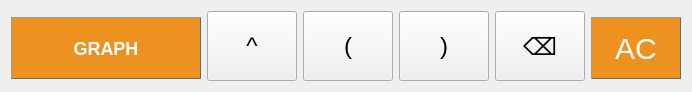
     <widget class="QWidget" name="layoutWidget_6">
      <property name="geometry">
       <rect>
        <x>50</x>
        <y>100</y>
        <width>692</width>
        <height>82</height>
       </rect>
      </property>
      <layout class="QHBoxLayout" name="horizontalLayout">
       <item>
        <widget class="QPushButton" name="button_graph">
         <property name="sizePolicy">
          <sizepolicy hsizetype="Fixed" vsizetype="Fixed">
           <horstretch>0</horstretch>
           <verstretch>0</verstretch>
          </sizepolicy>
         </property>
         <property name="minimumSize">
          <size>
           <width>190</width>
           <height>70</height>
          </size>
         </property>
         <property name="maximumSize">
          <size>
           <width>190</width>
           <height>70</height>
          </size>
         </property>
         <property name="baseSize">
          <size>
           <width>190</width>
           <height>70</height>
          </size>
         </property>
         <property name="font">
          <font>
           <pointsize>-1</pointsize>
           <italic>false</italic>
           <bold>true</bold>
          </font>
         </property>
         <property name="cursor">
          <cursorShape>PointingHandCursor</cursorShape>
         </property>
         <property name="styleSheet">
          <string notr="true">QPushButton {
background-color: #ed9121;
  border-style: outset;
  border-width: 1px;
  border-color: #646c64;
  color: white;
  
  text-align: center;
  opacity: 0.6;
  margin: 6px, 2px;
  font: bold 18px;
vertical-align: middle;
}

QPushButton:pressed {
background-color:  #ffc793;
border-style: inset;
}

QPushButton:hover {
opacity: 1
}</string>
         </property>
         <property name="text">
          <string>GRAPH</string>
         </property>
         <property name="shortcut">
          <string>G</string>
         </property>
        </widget>
       </item>
       <item>
        <widget class="QPushButton" name="button_pow">
         <property name="sizePolicy">
          <sizepolicy hsizetype="Fixed" vsizetype="Fixed">
           <horstretch>0</horstretch>
           <verstretch>0</verstretch>
          </sizepolicy>
         </property>
         <property name="minimumSize">
          <size>
           <width>90</width>
           <height>70</height>
          </size>
         </property>
         <property name="maximumSize">
          <size>
           <width>90</width>
           <height>70</height>
          </size>
         </property>
         <property name="baseSize">
          <size>
           <width>90</width>
           <height>70</height>
          </size>
         </property>
         <property name="font">
          <font>
           <pointsize>18</pointsize>
           <italic>false</italic>
           <bold>false</bold>
           <underline>false</underline>
          </font>
         </property>
         <property name="cursor">
          <cursorShape>PointingHandCursor</cursorShape>
         </property>
         <property name="text">
          <string>^</string>
         </property>
         <property name="shortcut">
          <string>^</string>
         </property>
        </widget>
       </item>
       <item>
        <widget class="QPushButton" name="button_openbracket">
         <property name="sizePolicy">
          <sizepolicy hsizetype="Fixed" vsizetype="Fixed">
           <horstretch>0</horstretch>
           <verstretch>0</verstretch>
          </sizepolicy>
         </property>
         <property name="minimumSize">
          <size>
           <width>90</width>
           <height>70</height>
          </size>
         </property>
         <property name="maximumSize">
          <size>
           <width>90</width>
           <height>70</height>
          </size>
         </property>
         <property name="baseSize">
          <size>
           <width>90</width>
           <height>70</height>
          </size>
         </property>
         <property name="font">
          <font>
           <pointsize>18</pointsize>
           <italic>false</italic>
           <bold>false</bold>
           <underline>false</underline>
          </font>
         </property>
         <property name="cursor">
          <cursorShape>PointingHandCursor</cursorShape>
         </property>
         <property name="text">
          <string>(</string>
         </property>
         <property name="shortcut">
          <string>(</string>
         </property>
        </widget>
       </item>
       <item>
        <widget class="QPushButton" name="button_closebracket">
         <property name="sizePolicy">
          <sizepolicy hsizetype="Fixed" vsizetype="Fixed">
           <horstretch>0</horstretch>
           <verstretch>0</verstretch>
          </sizepolicy>
         </property>
         <property name="minimumSize">
          <size>
           <width>90</width>
           <height>70</height>
          </size>
         </property>
         <property name="maximumSize">
          <size>
           <width>90</width>
           <height>70</height>
          </size>
         </property>
         <property name="baseSize">
          <size>
           <width>90</width>
           <height>70</height>
          </size>
         </property>
         <property name="font">
          <font>
           <pointsize>18</pointsize>
           <italic>false</italic>
           <bold>false</bold>
           <underline>false</underline>
          </font>
         </property>
         <property name="cursor">
          <cursorShape>PointingHandCursor</cursorShape>
         </property>
         <property name="text">
          <string>)</string>
         </property>
         <property name="shortcut">
          <string>)</string>
         </property>
        </widget>
       </item>
       <item>
        <widget class="QPushButton" name="button_backspace">
         <property name="sizePolicy">
          <sizepolicy hsizetype="Fixed" vsizetype="Fixed">
           <horstretch>0</horstretch>
           <verstretch>0</verstretch>
          </sizepolicy>
         </property>
         <property name="minimumSize">
          <size>
           <width>90</width>
           <height>70</height>
          </size>
         </property>
         <property name="maximumSize">
          <size>
           <width>90</width>
           <height>70</height>
          </size>
         </property>
         <property name="baseSize">
          <size>
           <width>90</width>
           <height>70</height>
          </size>
         </property>
         <property name="font">
          <font>
           <pointsize>18</pointsize>
           <italic>false</italic>
           <bold>false</bold>
           <underline>false</underline>
          </font>
         </property>
         <property name="cursor">
          <cursorShape>PointingHandCursor</cursorShape>
         </property>
         <property name="text">
          <string>⌫</string>
         </property>
         <property name="shortcut">
          <string>Backspace</string>
         </property>
        </widget>
       </item>
       <item>
        <widget class="QPushButton" name="button_ac">
         <property name="sizePolicy">
          <sizepolicy hsizetype="Fixed" vsizetype="Fixed">
           <horstretch>0</horstretch>
           <verstretch>0</verstretch>
          </sizepolicy>
         </property>
         <property name="minimumSize">
          <size>
           <width>90</width>
           <height>70</height>
          </size>
         </property>
         <property name="maximumSize">
          <size>
           <width>90</width>
           <height>70</height>
          </size>
         </property>
         <property name="baseSize">
          <size>
           <width>90</width>
           <height>70</height>
          </size>
         </property>
         <property name="font">
          <font>
           <pointsize>-1</pointsize>
           <italic>false</italic>
           <bold>false</bold>
          </font>
         </property>
         <property name="cursor">
          <cursorShape>PointingHandCursor</cursorShape>
         </property>
         <property name="styleSheet">
          <string notr="true">QPushButton {
background-color: #ed9121;
  border-style: outset;
  border-width: 1px;
  border-color: #646c64;
  color: white;
  text-align: center;
  opacity: 0.6;
  margin: 6px, 2px;
  font: 30px;
vertical-align: middle;
}

QPushButton:pressed {
background-color:  #ffc793;
border-style: inset;
}

QPushButton:hover {
opacity: 1
}</string>
         </property>
         <property name="text">
          <string>AC</string>
         </property>
         <property name="shortcut">
          <string>Del</string>
         </property>
        </widget>
       </item>
      </layout>
     </widget>
